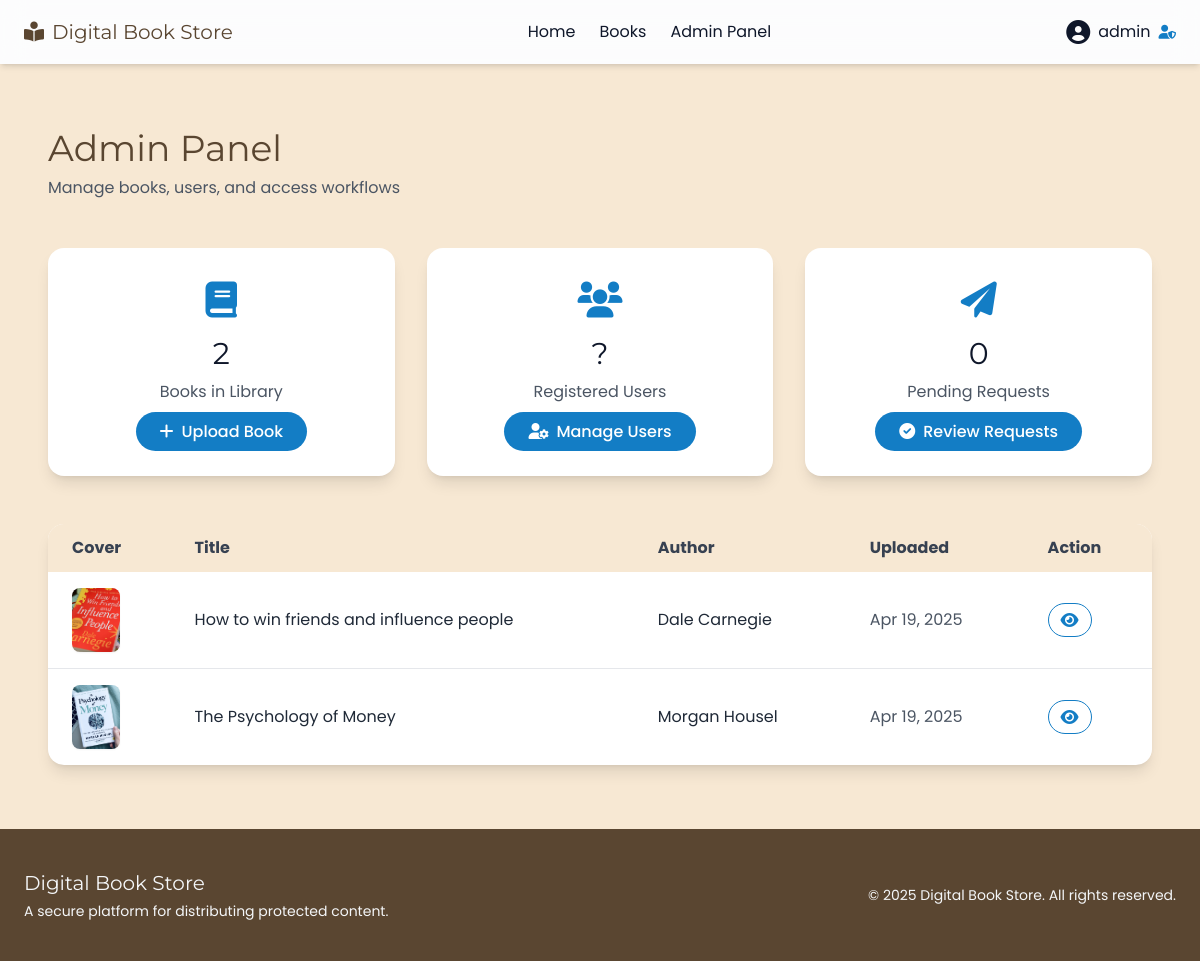
The page /books/admin-panel/ (signed in) on the database its author committed.
### accounts/models.py (models this page shows)
class User(AbstractUser):
    is_admin = models.BooleanField(default=False)

### books/models.py (models this page shows, shortened)
class Book(models.Model):
    title = models.CharField(max_length=200)
    author = models.CharField(max_length=200)
    description = models.TextField()
    cover_image = models.ImageField(upload_to='covers/')
    pdf_file = models.FileField(upload_to='pdfs/')
    password = models.CharField(
        max_length=50,
        help_text="Password used to encrypt this PDF",
    )
    upload_date = models.DateTimeField(default=timezone.now)

### books/views.py (the view)
# urls.py: path('admin-panel/', views.AdminPanelView.as_view(), name='admin_panel'),
class AdminPanelView(AdminRequiredMixin, ListView):
    model = Book
    template_name = 'books/admin_panel.html'
    context_object_name = 'books'
    def get_context_data(self, **kwargs):
        context = super().get_context_data(**kwargs)
        context['pending_requests'] = AccessRequest.objects.filter(status='pending').count()
        return context

### books/views.py (called while the page is built)
    def test_func(self):
        return self.request.user.is_authenticated and self.request.user.is_admin

### templates/books/admin_panel.html (shortened to what this page needs)
{% extends 'base.html' %}
{% block content %}
<section class="bg-neutral py-16">
  <div class="max-w-6xl mx-auto px-6">
    <h2 class="font-heading text-4xl text-primary mb-2">Admin Panel</h2>
    <p class="font-body text-gray-600 mb-12">Manage books, users, and access workflows</p>
    <div class="grid sm:grid-cols-2 lg:grid-cols-3 gap-8 mb-12">
      <div class="bg-white rounded-2xl shadow-lg p-8 text-center">
        <i class="fas fa-book text-4xl text-secondary mb-4"></i>
        <h3 class="font-heading text-3xl text-dark mb-2">{{ books.count }}</h3>
        <p class="font-body text-gray-600 mb-4">Books in Library</p>
        <a href="{% url 'book_upload' %}"
           class="font-medium px-6 py-2 bg-secondary text-white rounded-full hover:bg-blue-700 transition">
          <i class="fas fa-plus mr-2"></i>Upload Book
        </a>
      </div>
      <div class="bg-white rounded-2xl shadow-lg p-8 text-center">
        <i class="fas fa-users text-4xl text-secondary mb-4"></i>
        <h3 id="userCount" class="font-heading text-3xl text-dark mb-2">–</h3>
        <p class="font-body text-gray-600 mb-4">Registered Users</p>
        <a href="{% url 'user_management' %}"
           class="font-medium px-6 py-2 bg-secondary text-white rounded-full hover:bg-blue-700 transition">
          <i class="fas fa-user-cog mr-2"></i>Manage Users
        </a>
      </div>
      <div class="bg-white rounded-2xl shadow-lg p-8 text-center">
        <i class="fas fa-paper-plane text-4xl text-secondary mb-4"></i>
        <h3 class="font-heading text-3xl text-dark mb-2">{{ pending_requests }}</h3>
        <p class="font-body text-gray-600 mb-4">Pending Requests</p>
        <a href="{% url 'access_requests' %}"
           class="font-medium px-6 py-2 bg-secondary text-white rounded-full hover:bg-blue-700 transition">
          <i class="fas fa-check-circle mr-2"></i>Review Requests
        </a>
      </div>
    </div>
    <div class="bg-white rounded-2xl shadow-lg overflow-hidden">
      {% if books %}
      <div class="overflow-x-auto">
        <table class="min-w-full text-left">
          <thead class="bg-neutral">
            <tr>
              <th class="px-6 py-3 font-body text-gray-700">Cover</th>
              <th class="px-6 py-3 font-body text-gray-700">Title</th>
              <th class="px-6 py-3 font-body text-gray-700">Author</th>
              <th class="px-6 py-3 font-body text-gray-700">Uploaded</th>
              <th class="px-6 py-3 font-body text-gray-700">Action</th>
            </tr>
          </thead>
          <tbody class="divide-y divide-gray-200">
            {% for book in books %}
            <tr class="hover:bg-neutral/50 transition">
              <td class="px-6 py-4">
                <img src="{{ book.cover_image.url }}" alt="{{ book.title }}"
                     class="w-12 h-16 object-cover rounded-lg shadow-sm">
              </td>
              <td class="px-6 py-4 font-body text-gray-800">{{ book.title }}</td>
              <td class="px-6 py-4 font-body text-gray-800">{{ book.author }}</td>
              <td class="px-6 py-4 font-body text-gray-600">{{ book.upload_date|date:"M d, Y" }}</td>
              <td class="px-6 py-4">
                <a href="{% url 'book_detail' book.id %}"
                   class="inline-flex items-center px-3 py-2 border border-secondary text-secondary rounded-full hover:bg-secondary hover:text-white transition">
                  <i class="fas fa-eye"></i>
                </a>
              </td>
            </tr>
            {% endfor %}
          </tbody>
        </table>
      </div>
      {% endif %}
    </div>
  </div>
</section>
{% endblock %}

### templates/base.html (shortened to what this page needs)
<!DOCTYPE html>
<html lang="en">
<head>
  <script src="https://cdn.tailwindcss.com"></script>
  <link rel="stylesheet" href="https://cdnjs.cloudflare.com/ajax/libs/font-awesome/6.0.0/css/all.min.css" />
</head>
<body class="bg-light text-dark font-body min-h-screen flex flex-col">
<nav class="bg-white/70 backdrop-blur-md shadow-md sticky top-0 z-50">
  <div class="max-w-7xl mx-auto px-6 py-4 flex justify-between items-center">
    <a href="{% url 'home' %}" class="flex items-center space-x-2 font-heading text-xl text-primary">
      <i class="fas fa-book-reader"></i>
      <span>Digital Book Store</span>
    </a>
    <div class="hidden md:flex items-center space-x-6 font-body">
      <a href="{% url 'home' %}" class="hover:text-secondary transition">Home</a>
      <a href="{% url 'book_list' %}" class="hover:text-secondary transition">Books</a>
      {% if user.is_authenticated and user.is_admin %}
        <a href="{% url 'admin_panel' %}" class="hover:text-secondary transition">Admin Panel</a>
      {% endif %}
    </div>
    <div class="hidden md:flex items-center space-x-4 font-body">
      {% if user.is_authenticated %}
      <div x-data="{ open: false }" class="relative">
        <button @click="open = !open" @click.away="open = false" class="flex items-center space-x-2">
          <i class="fas fa-user-circle text-2xl"></i>
          <span>{{ user.username }}</span>
          {% if user.is_admin %}
            <i class="fas fa-user-shield text-sm text-secondary" title="Admin"></i>
          {% endif %}
        </button>
      </div>
      {% else %}
        <a href="{% url 'login' %}" class="hover:text-secondary transition">Login</a>
        <a href="{% url 'signup' %}" class="hover:text-secondary transition">Sign Up</a>
      {% endif %}
    </div>
  </div>
</nav>
  {% block content %}{% endblock %}
  <footer class="bg-primary text-light py-10 mt-auto">
    <div class="max-w-7xl mx-auto px-6 flex flex-col md:flex-row justify-between items-center">
      <div class="text-center md:text-left">
        <h5 class="font-heading text-xl">Digital Book Store</h5>
        <p class="mt-1 text-sm">A secure platform for distributing protected content.</p>
      </div>
      <p class="mt-4 md:mt-0 text-sm">&copy; {% now "Y" %} Digital Book Store. All rights reserved.</p>
    </div>
  </footer>
</body>
</html>

### rows shown on the page
User: username "admin"
Book: cover_image (picture), title "How to win friends and influence people", author "Dale Carnegie", upload_date "Apr 19, 2025"
Book: cover_image (picture), title "The Psychology of Money", author "Morgan Housel", upload_date "Apr 19, 2025"

### other values the page prints
{{ books.count }} "2"
{{ pending_requests }} "0"
